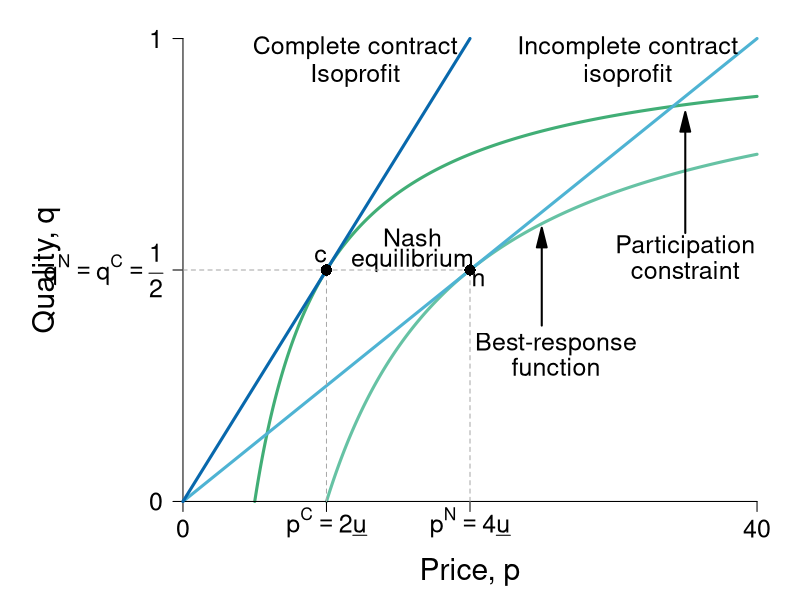

R code for this plot:
require(ggplot2)
require(shape)
pdf(file = "information_power/information_icc_pc.pdf", width = 9, height = 7)

#Set parameters for graphics
axislabelsize <- 1.8
labelsize <- 1.5
namesize <- 1.8
annotatesize <- 1.5
graphlinewidth <- 2
segmentlinewidth <- 1.5

COL <- c("#7fc97f", "#beaed4", "#fdc086", "#ffff99", "#386cb0", "#f0027f", "#bf5b17", "#666666")
COLA <- c("#e0f3db", "#99d8c9","#66c2a4","#41ae76", "#238b45", "#005824")
COLB <- c("#c6dbef", "#4eb3d3", "#2b8cbe", "#0868ac","#084081")
COLC <- c("#fcfbfd", "#efedf5", "#dadaeb", "#bcbddc", "#9e9ac8", "#807dba", "#6a51a3", "#54278f", "#3f007d")

isov <- function(p, delta = 5) {
  (p - delta)/p
}

brfFn <- function(p, delta = 5) {
  1 - (2 * delta) /p
}

solowCondition <- function(p, delta = 5){
  (p*(1/(8*delta)))
}

par(mar =  c(4, 8, 1, 1))
xlims <- c(0, 40)
ylims <- c(0, 1)


plot(0, 0, xlim = xlims, ylim = ylims, type = "n",
     xlab = expression(paste("")),
     ylab = expression(paste("")),
     xaxt = "n", yaxt = "n", cex.lab = axislabelsize, bty = "n")

mtext(expression(paste("Price, ", p)), side = 1, line = 2.5, cex = axislabelsize)
text(-9.5, 0.5*ylims[2], expression(paste("Quality, ", q)), xpd = TRUE, cex = axislabelsize, srt = 90) 


npts <- 500 
npts2 <- 501
#Specify the sequences of points for graphing. 
xx1 <- seq(10, xlims[2], length.out = npts)
xx2 <- seq(xlims[1], xlims[2], length.out = npts)
xx0 <- seq(5, xlims[2], length.out = npts)


#Draw the lines for the graphs
lines(xx0, isov(xx0, delta = 5), col = COLA[4], lwd = 3)
lines(xx1, brfFn(xx1), col = COLA[3], lwd = 3)
lines(xx2, solowCondition(xx2, delta = 5), col = COLB[2], lwd = 3)

#Customize ticks and labels for the plot
ticksy <- c(0, 0.5, 1)
ylabels <- c(0, expression(paste(q^N == q^C, phantom() == frac(1,2))), 1)
ticksx <- c(0, 10, 20, 40)
xlabels <- c(0, expression(paste(p^C == 2*underline("u"))), expression(p^N == paste(4*underline("u"))), 40)
axis(1, at = ticksx, pos = 0, labels = xlabels, cex.axis = labelsize)
axis(2, at = ticksy, pos = 0, labels = ylabels, las = 1, cex.axis = labelsize)

#Annotation of the three graphs and the NE
text(31, 0.98, expression(paste("Incomplete contract")), cex = annotatesize)
text(31, 0.92, expression(paste("isoprofit")), cex = annotatesize)
#text(31, 0.85, expression(paste(q == frac(p, 8*underline("u")))), cex = annotatesize)
text(26, 0.34, expression(paste("Best-response")), cex = annotatesize)
text(26, 0.29, expression(paste("function")), cex = annotatesize)
#text(25, 0.21, expression(paste(q == 1 - frac(2*underline("u"), p))), cex = annotatesize)
Arrows(25, 0.38, 25, 0.57, col = "black", lty = 1, lwd = 2, arr.type = "triangle")


text(16, 0.57, expression(paste("Nash")), cex = annotatesize)
text(16, 0.52, expression(paste("equilibrium")), cex = annotatesize)
text(20.6, 0.48, expression(paste("n")), cex = annotatesize)


text(12, 0.98, expression(paste("Complete contract")), cex = annotatesize)
text(12, 0.92, expression(paste("Isoprofit")), cex = annotatesize)
#text(12, 0.85, expression(paste(q == frac(p, 4*underline("u")))), cex = annotatesize)
text(35, 0.55, expression(paste("Participation")), cex = annotatesize)
text(35, 0.5, expression(paste("constraint")), cex = annotatesize)
#text(35, 0.42, expression(paste(q == 1 - frac(underline("u"), p))), cex = annotatesize)
Arrows(35, 0.58, 35, 0.82, col = "black", lty = 1, lwd = 2, arr.type = "triangle")


#Lines for the coordinates of the Nash equilbrium
segments(20, 0, 20, 0.5, lty = 2, col = "darkgray")
segments(0, 0.5, 20, 0.5, lty = 2, col = "darkgray")
segments(10, 0, 10, 0.5, lty = 2, col = "darkgray")

#Iso-profit slope annotation
# text(25, 0.81, expression(paste("Slope = ", frac(1, 8*delta))))
# Arrows(25, 0.79, 25, 0.66, col = "black", lty = 1, lwd = 2, arr.type = "triangle")

#BRF Slope annotation
# text(25, 0.41, expression(paste("Slope = ", frac(2*delta, p^2))))
# Arrows(25, 0.43, 25, 0.56, col = "black", lty = 1, lwd = 2, arr.type = "triangle")

#Add a point for the NE
points(20, 0.5, pch = 16, col = "black", cex = 1.5)

#Add a ray and a point for d.  
segments(0, 0, 20, 1, lty = 1, lwd = 3, col = COLB[4])
points(10, 0.5, pch = 16, col = "black", cex = 1.5)
text(9.6, 0.53, expression(paste("c")), cex = annotatesize)

#Add a ray and a point for a. 
# segments(0, 0, 20, 0.25, lty = 2, lwd = 3, col = "darkgray")
# points(11.8, 0.15, pch = 16, col = "black", cex = 1.2)
# text(11.3, 0.17, expression(paste("c")))

dev.off()
